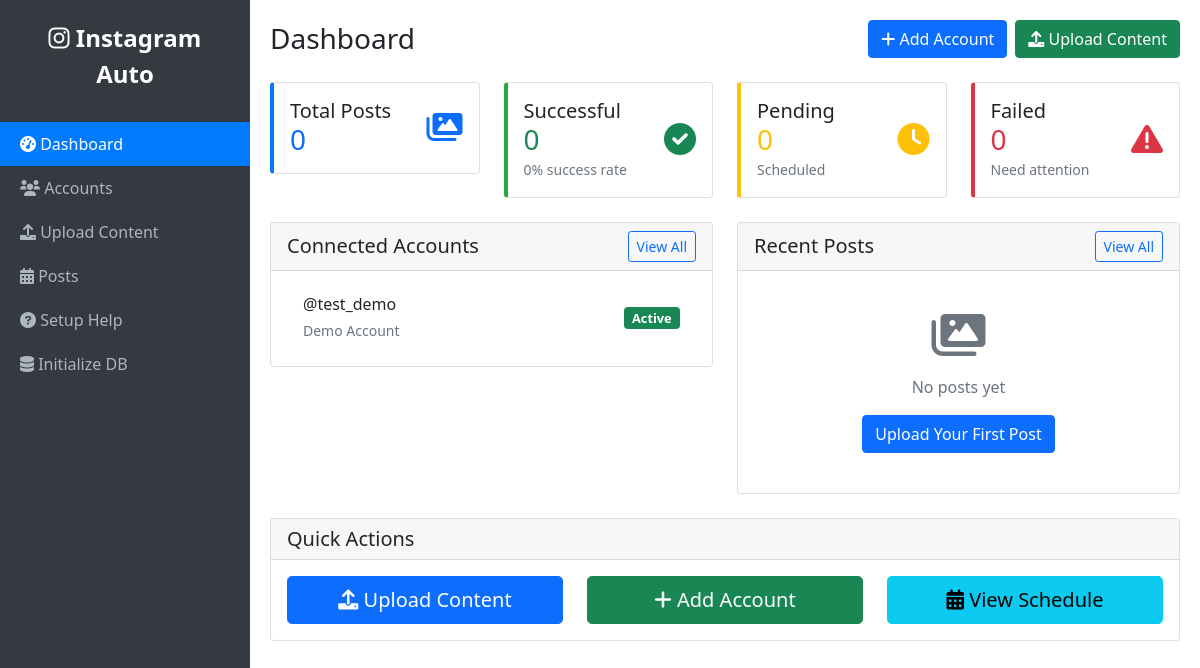
Before: / with the older database file.
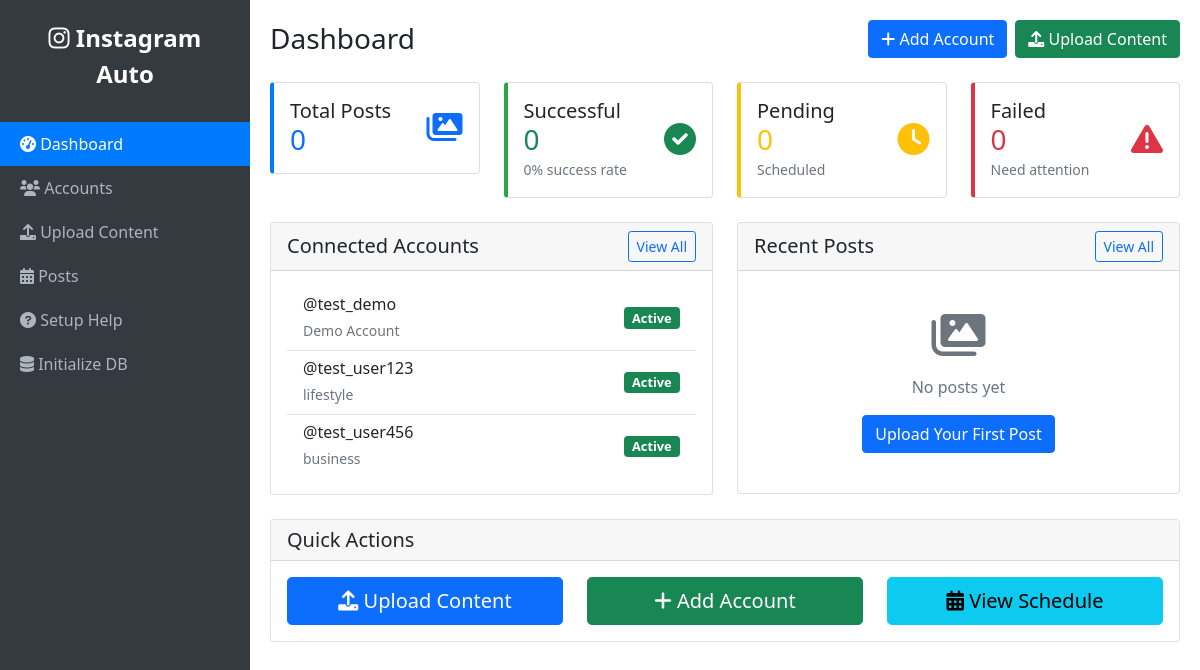
After: the same page with the newer database file.
### app.py (models this page shows)
class Account(db.Model):
    __tablename__ = 'accounts'
    id = db.Column(db.Integer, primary_key=True)
    username = db.Column(db.String(255), unique=True, nullable=False)
    instagram_id = db.Column(db.String(255), unique=True, nullable=False)
    access_token = db.Column(db.Text, nullable=False)
    account_type = db.Column(db.String(50), default='business')
    niche = db.Column(db.String(100))
    is_active = db.Column(db.Boolean, default=True)
    created_at = db.Column(db.DateTime, default=datetime.utcnow)
    updated_at = db.Column(db.DateTime, default=datetime.utcnow, onupdate=datetime.utcnow)
    posts = db.relationship('Post', backref='account', lazy=True)
    schedule = db.relationship('PostingSchedule', backref='account', lazy=True)

### app.py (the view)
@app.route('/')
def index():
    accounts = Account.query.filter_by(is_active=True).all()
    recent_posts = Post.query.order_by(Post.created_at.desc()).limit(10).all()
    total_posts = Post.query.count()
    successful_posts = Post.query.filter_by(status='posted').count()
    failed_posts = Post.query.filter_by(status='failed').count()
    pending_posts = Post.query.filter_by(status='scheduled').count()
    stats = {
        'total_posts': total_posts,
        'successful_posts': successful_posts,
        'failed_posts': failed_posts,
        'pending_posts': pending_posts,
        'success_rate': round((successful_posts / total_posts * 100) if total_posts > 0 else 0, 1)
    }
    return render_template('dashboard.html',
                         accounts=accounts,
                         recent_posts=recent_posts,
                         stats=stats)

### templates/dashboard.html (shortened to what the changed rows need)
{% extends "base.html" %}
{% block content %}
<div class="d-flex justify-content-between align-items-center mb-4">
    <h1 class="h3 mb-0">Dashboard</h1>
</div>
<div class="row">
    <div class="col-md-6">
        <div class="card">
            <div class="card-body">
                {% if accounts %}
                    <div class="list-group list-group-flush">
                        {% for account in accounts %}
                        <div class="list-group-item d-flex justify-content-between align-items-center">
                            <div>
                                <h6 class="mb-1">@{{ account.username }}</h6>
                                <small class="text-muted">{{ account.niche or 'No niche set' }}</small>
                            </div>
                            <span class="badge bg-{{ 'success' if account.is_active else 'secondary' }} status-badge">
                                {{ 'Active' if account.is_active else 'Inactive' }}
                            </span>
                        </div>
                        {% endfor %}
                    </div>
                {% else %}
                    <div class="text-center py-4">
                        <i class="fas fa-user-plus fa-3x text-muted mb-3"></i>
                        <p class="text-muted">No accounts connected yet</p>
                        <a href="{{ url_for('add_account') }}" class="btn btn-primary">Add Your First Account</a>
                    </div>
                {% endif %}
            </div>
        </div>
    </div>
</div>
{% endblock %}

Changed rows visible on the page:
added Account: username "test_user123", niche "lifestyle", is_active "Active"
added Account: username "test_user456", niche "business", is_active "Active"
